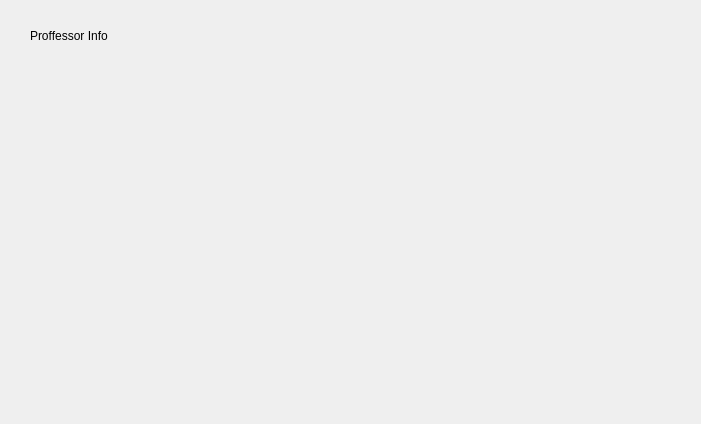
<?xml version="1.0" encoding="UTF-8"?>
<ui version="4.0">
 <class>Proff_info_view</class>
 <widget class="QDialog" name="Proff_info_view">
  <property name="geometry">
   <rect>
    <x>0</x>
    <y>0</y>
    <width>701</width>
    <height>424</height>
   </rect>
  </property>
  <property name="windowTitle">
   <string>Dialog</string>
  </property>
  <widget class="QLabel" name="label">
   <property name="geometry">
    <rect>
     <x>30</x>
     <y>20</y>
     <width>281</width>
     <height>31</height>
    </rect>
   </property>
   <property name="text">
    <string>Proffessor Info</string>
   </property>
  </widget>
 </widget>
 <resources/>
 <connections/>
</ui>
